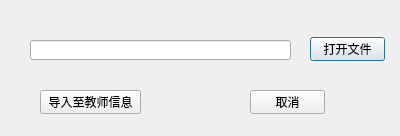
<?xml version="1.0" encoding="UTF-8"?>
<ui version="4.0">
 <class>Dialog</class>
 <widget class="QDialog" name="Dialog">
  <property name="geometry">
   <rect>
    <x>0</x>
    <y>0</y>
    <width>400</width>
    <height>136</height>
   </rect>
  </property>
  <property name="windowTitle">
   <string>Dialog</string>
  </property>
  <widget class="QLineEdit" name="fileNameEdit">
   <property name="geometry">
    <rect>
     <x>30</x>
     <y>40</y>
     <width>261</width>
     <height>20</height>
    </rect>
   </property>
  </widget>
  <widget class="QPushButton" name="openFileButton">
   <property name="geometry">
    <rect>
     <x>310</x>
     <y>37</y>
     <width>75</width>
     <height>24</height>
    </rect>
   </property>
   <property name="text">
    <string>打开文件</string>
   </property>
  </widget>
  <widget class="QPushButton" name="importInfoButton">
   <property name="geometry">
    <rect>
     <x>40</x>
     <y>90</y>
     <width>101</width>
     <height>24</height>
    </rect>
   </property>
   <property name="text">
    <string>导入至教师信息</string>
   </property>
  </widget>
  <widget class="QPushButton" name="cancelButton">
   <property name="geometry">
    <rect>
     <x>250</x>
     <y>90</y>
     <width>75</width>
     <height>24</height>
    </rect>
   </property>
   <property name="text">
    <string>取消</string>
   </property>
  </widget>
 </widget>
 <resources/>
 <connections/>
</ui>
